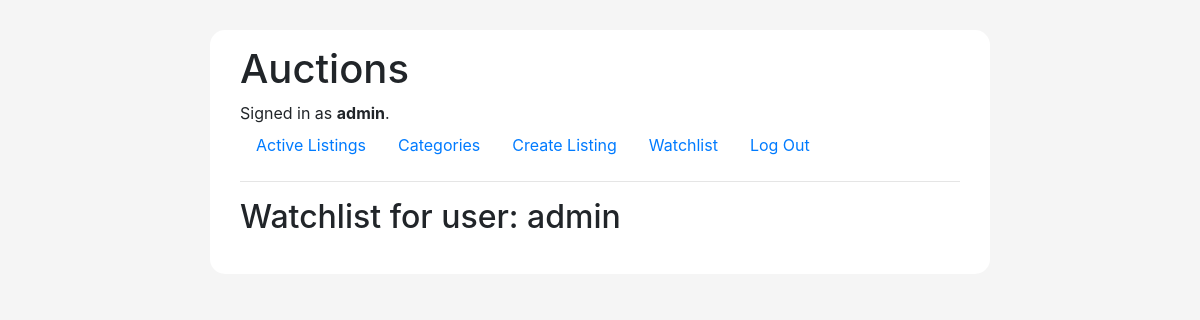
The page /watchlist (signed in) on the database as committed earlier.
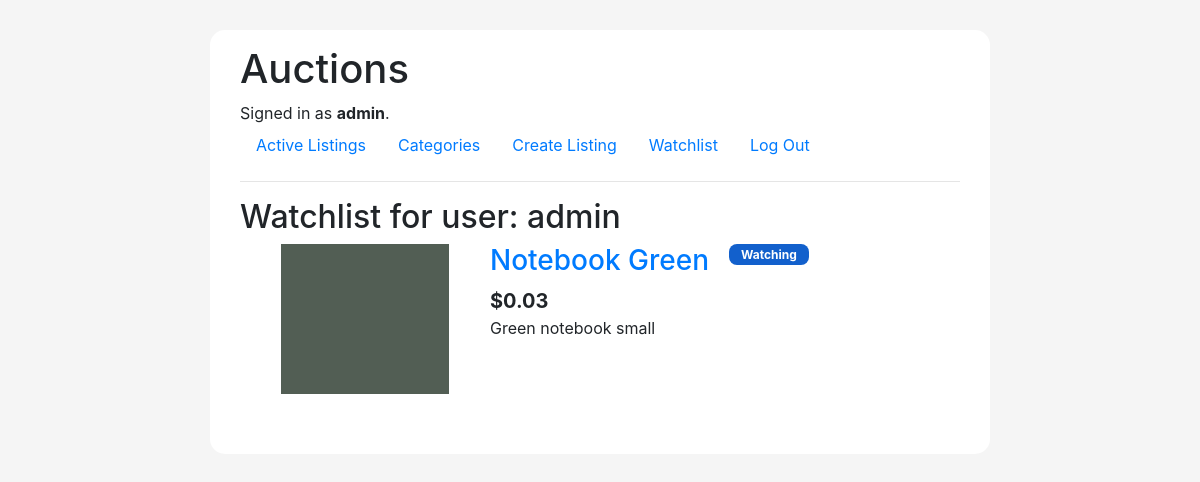
The same page on the database as committed later.
### auctions/models.py (models this page shows, shortened)
class Listing(models.Model):
    AUCTION_STATUS = [
    ('OP', 'Open'),
    ('CA', 'Canceled'),
    ('CL', 'Closed')
    ]
    title = models.CharField(max_length=200)
    description = models.CharField(max_length=3000)
    category = models.ForeignKey(AuctionCategory, on_delete=models.SET_NULL, null=True)
    image = models.ImageField(upload_to='images/')
    owner = models.ForeignKey(User, on_delete=models.CASCADE, related_name="owned_listings")
    starting_bid = models.DecimalField(max_digits=8, decimal_places=2)
    current_bid = models.DecimalField(max_digits=8, decimal_places=2, null=True)
    current_bidder = models.ForeignKey(User, on_delete=models.SET_NULL, null=True, related_name="leading_bid_listings")
    creation_date = models.DateTimeField(auto_now_add=True)
    last_updated = models.DateTimeField(auto_now=True)
    status = models.CharField(max_length=2, choices=AUCTION_STATUS, default='OP')
    watching_users = models.ManyToManyField(User, blank=True, null=True, related_name="watchlist")
    winner = models.ForeignKey(User, on_delete=models.SET_NULL, blank=True, null=True, related_name="won_auctions")

### auctions/views.py (the view)
# urls.py: path("watchlist", views.watchlist, name="watchlist"),
def watchlist(request):
    if request.user.is_authenticated:
        watchlist = list(request.user.watchlist.all().values_list('pk', flat=True))
        current_bidder_list = list(request.user.leading_bid_listings.all().values_list('pk', flat=True))
    else:
        watchlist = []
        current_bidder_list = []
    return render(request, "auctions/watchlist.html",{
        'watchlist_listings': request.user.watchlist.filter(status='OP'),
        'watchlist': watchlist,
        'current_bidder_list': current_bidder_list,
    })

### auctions/templates/auctions/watchlist.html (shortened to what this page needs)
{% extends "auctions/layout.html" %}
{% block body %}
    {% if user.is_authenticated %}
        <h2>Watchlist for user: {{ user.username }} </h2>
        {% for listing in watchlist_listings %}
        <div class="listing-parent">
            <div class="listing-image-div">
                <img src="{{ listing.image.url }}" alt="Image of {{ listing.title }}">
            </div>
            <div class="listing-content-div">
                <div class="listing-title-parent">
                    <div class="listing-title-div">
                        <h3><a href="{% url 'listing' pk=listing.pk %}" >{{ listing.title }}</a></h3>
                    </div>
                    {% if listing.pk in watchlist %}
                    <div class="listing-title-watching">
                        Watching
                    </div>
                    {% endif %}
                </div>
                {% if listing.current_bid == null %}
                    <div class="listing-current-price">${{ listing.starting_bid }} </div>
                {% else %}
                    <p class="listing-current-price">${{ listing.current_bid }}</p>
                {% endif %}
                <p class="listing-description">{{ listing.description }}</p>
            </div>
        </div>
        {% endfor %}
    {% else %}
        <h2>You are not logged-in. Please login in order to view your watchlist.</h2>
    {% endif %}
{% endblock %}

Rows that differ between the two databases and show on the page:
added Listing: image (picture), title "Notebook Green", shows "Watching", starting_bid "0.03", description "Green notebook small"
